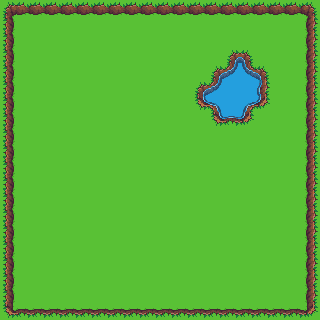

A 2D game scene composited from a Tiled map and its tileset images. What follows is a short description and the map's XML, with every tile layer's data as written:
An orthogonal 20x20 tile map with 16x16 px tiles, 3 tile layers (water, floor, hills), 3 tilesets and 9 objects (human2).

<map version="1.10" tiledversion="1.11.2" orientation="orthogonal" renderorder="right-down" width="20" height="20" tilewidth="16" tileheight="16" infinite="0" nextlayerid="6" nextobjectid="19">
 <editorsettings>
  <export target="test.lua" format="lua" />
 </editorsettings>
 <tileset firstgid="1" name="tileset1" tilewidth="16" tileheight="16" tilecount="264" columns="22">
  <image source="../assets/tilesets/tileset1.png" width="352" height="192" />
 </tileset>
 <tileset firstgid="265" name="water_animation_1" tilewidth="16" tileheight="16" tilecount="516" columns="43">
  <image source="../assets/tilesets/water_animation/water_animation_1.png" width="688" height="192" />
 </tileset>
 <tileset firstgid="781" name="bridges" tilewidth="16" tileheight="16" tilecount="1722" columns="41">
  <image source="../assets/tilesets/bridges.png" width="656" height="672" />
 </tileset>
 <layer id="4" name="water" width="20" height="20">
  <data encoding="csv">
0,0,0,0,0,0,0,0,0,0,0,0,0,0,0,0,0,0,0,0,
0,0,0,0,0,0,0,0,0,0,0,0,0,0,0,0,0,0,0,0,
0,0,0,0,0,0,0,0,0,0,0,0,0,0,0,0,0,0,0,0,
0,0,0,0,0,0,0,0,0,0,0,0,0,0,211,209,0,0,0,0,
0,0,0,0,0,0,0,0,0,0,0,0,0,211,233,231,209,0,0,0,
0,0,0,0,0,0,0,0,0,0,0,0,211,233,146,146,186,0,0,0,
0,0,0,0,0,0,0,0,0,0,0,0,167,145,146,143,165,0,0,0,
0,0,0,0,0,0,0,0,0,0,0,0,0,167,144,165,0,0,0,0,
0,0,0,0,0,0,0,0,0,0,0,0,0,0,0,0,0,0,0,0,
0,0,0,0,0,0,0,0,0,0,0,0,0,0,0,0,0,0,0,0,
0,0,0,0,0,0,0,0,0,0,0,0,0,0,0,0,0,0,0,0,
0,0,0,0,0,0,0,0,0,0,0,0,0,0,0,0,0,0,0,0,
0,0,0,0,0,0,0,0,0,0,0,0,0,0,0,0,0,0,0,0,
0,0,0,0,0,0,0,0,0,0,0,0,0,0,0,0,0,0,0,0,
0,0,0,0,0,0,0,0,0,0,0,0,0,0,0,0,0,0,0,0,
0,0,0,0,0,0,0,0,0,0,0,0,0,0,0,0,0,0,0,0,
0,0,0,0,0,0,0,0,0,0,0,0,0,0,0,0,0,0,0,0,
0,0,0,0,0,0,0,0,0,0,0,0,0,0,0,0,0,0,0,0,
0,0,0,0,0,0,0,0,0,0,0,0,0,0,0,0,0,0,0,0,
0,0,0,0,0,0,0,0,0,0,0,0,0,0,0,0,0,0,0,0
</data>
 </layer>
 <layer id="1" name="floor" width="20" height="20">
  <data encoding="csv">
180,180,180,180,180,180,180,180,180,180,180,180,180,180,180,180,180,180,180,180,
180,180,180,180,180,180,180,180,180,180,180,180,180,180,180,180,180,180,180,180,
180,180,180,180,180,180,180,180,180,180,180,180,180,180,180,180,180,180,180,180,
180,180,180,180,180,180,180,180,180,180,180,180,180,180,0,0,180,180,180,180,
180,180,180,180,180,180,180,180,180,180,180,180,180,0,0,0,0,180,180,180,
180,180,180,180,180,180,180,180,180,180,180,180,0,0,0,0,0,180,180,180,
180,180,180,180,180,180,180,180,180,180,180,180,0,0,0,0,0,180,180,180,
180,180,180,180,180,180,180,180,180,180,180,180,180,0,0,0,180,180,180,180,
180,180,180,180,180,180,180,180,180,180,180,180,180,180,180,180,180,180,180,180,
180,180,180,180,180,180,180,180,180,180,180,180,180,180,180,180,180,180,180,180,
180,180,180,180,180,180,180,180,180,180,180,180,180,180,180,180,180,180,180,180,
180,180,180,180,180,180,180,180,180,180,180,180,180,180,180,180,180,180,180,180,
180,180,180,180,180,180,180,180,180,180,180,180,180,180,180,180,180,180,180,180,
180,180,180,180,180,180,180,180,180,180,180,180,180,180,180,180,180,180,180,180,
180,180,180,180,180,180,180,180,180,180,180,180,180,180,180,180,180,180,180,180,
180,180,180,180,180,180,180,180,180,180,180,180,180,180,180,180,180,180,180,180,
180,180,180,180,180,180,180,180,180,180,180,180,180,180,180,180,180,180,180,180,
180,180,180,180,180,180,180,180,180,180,180,180,180,180,180,180,180,180,180,180,
180,180,180,180,180,180,180,180,180,180,180,180,180,180,180,180,180,180,180,180,
180,180,180,180,180,180,180,180,180,180,180,180,180,180,180,180,180,180,180,180
</data>
 </layer>
 <layer id="2" name="hills" width="20" height="20">
  <data encoding="csv">
203,224,224,224,224,224,224,224,224,224,224,224,224,224,224,224,224,224,224,201,
182,0,0,0,0,0,0,0,0,0,0,0,0,0,0,0,0,0,0,178,
182,0,0,0,0,0,0,0,0,0,0,0,0,0,0,0,0,0,0,178,
182,0,0,0,0,0,0,0,0,0,0,0,0,0,0,0,0,0,0,178,
182,0,0,0,0,0,0,0,0,0,0,0,0,0,0,0,0,0,0,178,
182,0,0,0,0,0,0,0,0,0,0,0,0,0,0,0,0,0,0,178,
182,0,0,0,0,0,0,0,0,0,0,0,0,0,0,0,0,0,0,178,
182,0,0,0,0,0,0,0,0,0,0,0,0,0,0,0,0,0,0,178,
182,0,0,0,0,0,0,0,0,0,0,0,0,0,0,0,0,0,0,178,
182,0,0,0,0,0,0,0,0,0,0,0,0,0,0,0,0,0,0,178,
182,0,0,0,0,0,0,0,0,0,0,0,0,0,0,0,0,0,0,178,
182,0,0,0,0,0,0,0,0,0,0,0,0,0,0,0,0,0,0,178,
182,0,0,0,0,0,0,0,0,0,0,0,0,0,0,0,0,0,0,178,
182,0,0,0,0,0,0,0,0,0,0,0,0,0,0,0,0,0,0,178,
182,0,0,0,0,0,0,0,0,0,0,0,0,0,0,0,0,0,0,178,
182,0,0,0,0,0,0,0,0,0,0,0,0,0,0,0,0,0,0,178,
182,0,0,0,0,0,0,0,0,0,0,0,0,0,0,0,0,0,0,178,
182,0,0,0,0,0,0,0,0,0,0,0,0,0,0,0,0,0,0,178,
182,0,0,0,0,0,0,0,0,0,0,0,0,0,0,0,0,0,0,178,
159,136,136,136,136,136,136,136,136,136,136,136,136,136,136,136,136,136,136,157
</data>
 </layer>
 <objectgroup id="3" name="colliders">
  <object id="1" x="16" y="0" width="288" height="16" />
  <object id="2" x="304" y="16" width="16" height="288" />
  <object id="5" x="0" y="16" width="16" height="288" />
  <object id="6" x="16" y="304" width="288" height="16" />
  <object id="12" x="204" y="88">
   <polygon points="56,4 56,-8 52,-16 40,-32 32,-32 28,-20 16,-12 0,4" />
  </object>
  <object id="13" x="204" y="92">
   <polygon points="0,8 12,12 16,24 40,24 42,14 56,8" />
  </object>
  <object id="15" x="204" y="92" width="8" height="8" />
  <object id="17" x="252" y="92" width="8" height="8" />
 </objectgroup>
 <objectgroup id="5" name="npcs">
  <object id="18" name="Josh" type="human2" x="272" y="192">
   <properties>
    <property name="action" value="idle" />
    <property name="direction" value="left" />
   </properties>
   <point />
  </object>
 </objectgroup>
</map>
